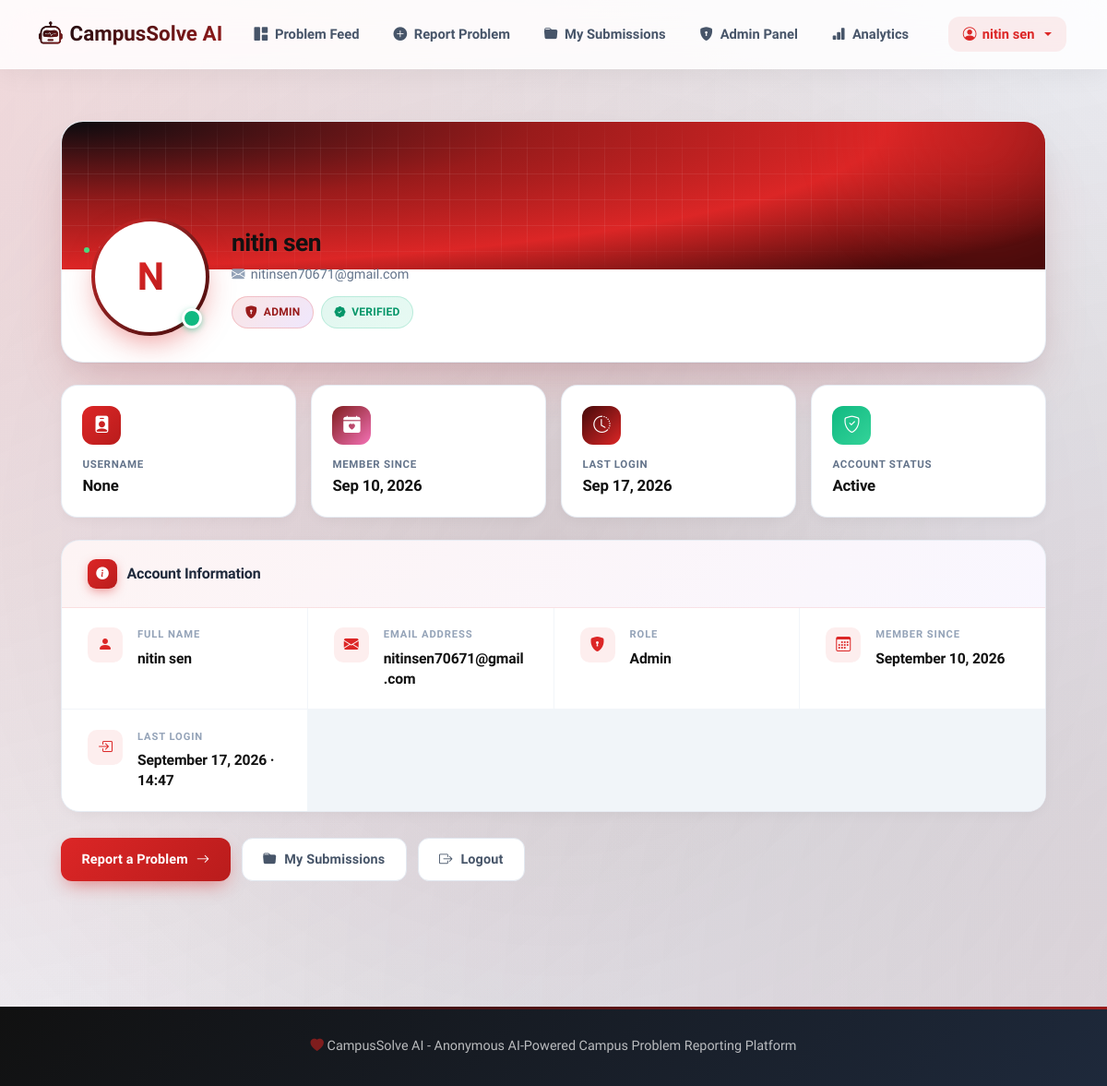
The page /accounts/profile/ (signed in) on the database as committed earlier.
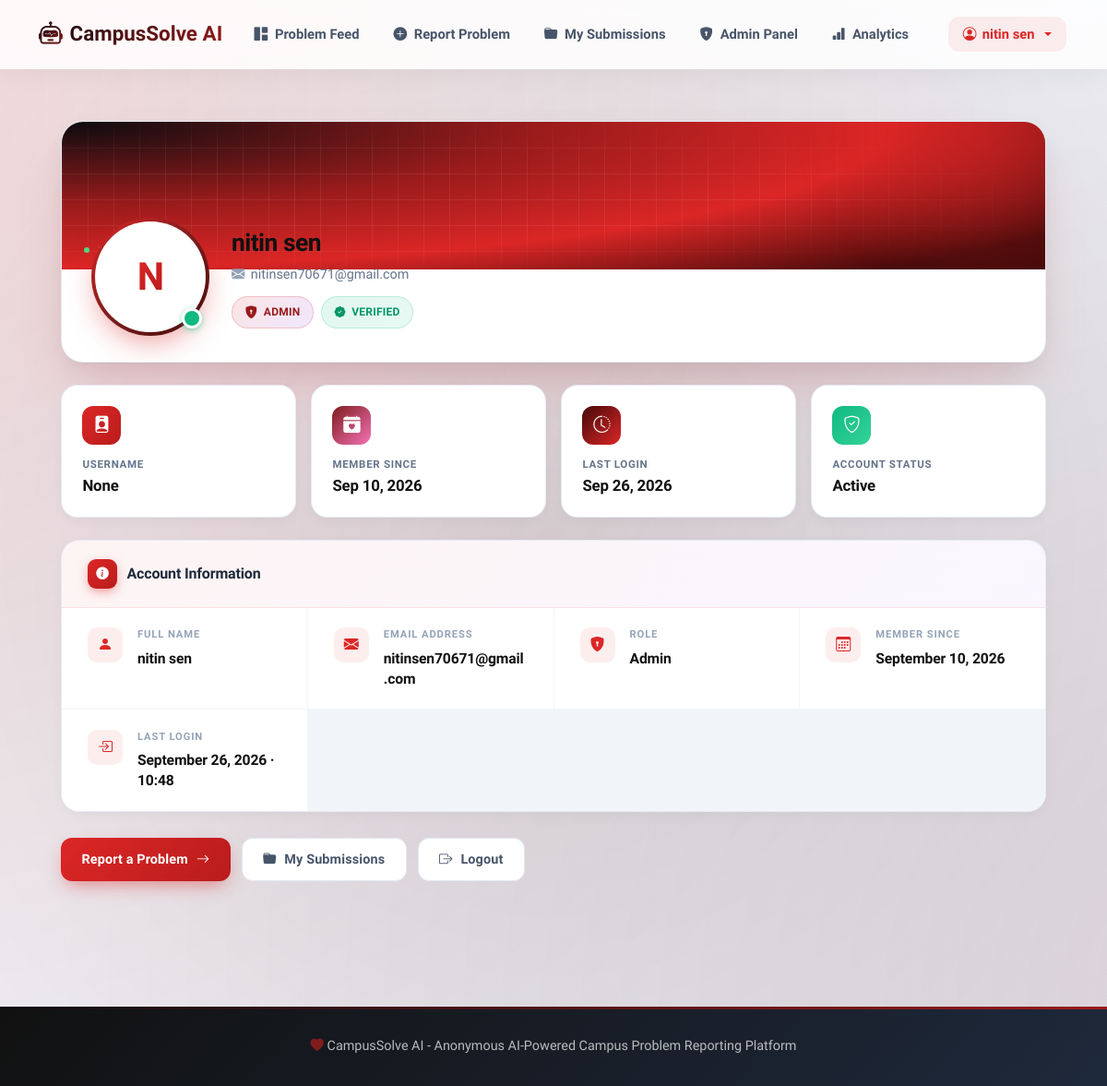
The same page on the database as committed later.
### accounts/models.py (models this page shows, shortened)
class User(AbstractUser):
    ROLE_CHOICES = (
        ('STUDENT', 'Student'),
        ('ADMIN', 'Admin'),
    )
    full_name = models.CharField(max_length=255)
    email = models.EmailField(unique=True)
    username = None
    role = models.CharField(max_length=20, choices=ROLE_CHOICES, default='STUDENT')
    created_at = models.DateTimeField(auto_now_add=True)
    USERNAME_FIELD = 'email'
    REQUIRED_FIELDS = ['full_name']
    objects = UserManager()

### accounts/views.py (the view)
# urls.py: path('profile/', views.profile_view, name='profile'),
@login_required
def profile_view(request):
    return render(request, 'accounts/profile.html')

### templates/accounts/profile.html (shortened to what this page needs)
{% extends 'base.html' %}
{% load static %}
{% block content %}
<div class="profile-shell">
    <div class="profile-hero">
        <div class="profile-cover">
            <div class="cover-pattern">
                <span class="dot"></span>
            </div>
        </div>
        <div class="profile-identity">
            <div class="avatar-wrap">
                <div class="avatar-ring">
                    <div class="avatar-inner">
                        <span class="avatar-initials">
                            {% if user.full_name %}
                                {{ user.full_name|slice:":1"|upper }}
                            {% else %}
                                {{ user.username|slice:":1"|upper }}
                            {% endif %}
                        </span>
                    </div>
                </div>
                <span class="avatar-status" title="Online"></span>
            </div>
            <div class="identity-text">
                <h1>
                    {% if user.full_name %}{{ user.full_name }}{% else %}{{ user.username }}{% endif %}
                </h1>
                <div class="email-line">
                    <i class="bi bi-envelope-fill"></i>
                    {{ user.email }}
                </div>
                <div class="role-chips">
                    <span class="chip chip-role">
                        <i class="bi bi-{% if user.role == 'ADMIN' %}shield-lock-fill{% elif user.role == 'STAFF' %}person-badge-fill{% else %}person-fill{% endif %}"></i>
                        {{ user.get_role_display|default:user.role }}
                    </span>
                    {% if user.is_active %}
                        <span class="chip chip-verified">
                            <i class="bi bi-patch-check-fill"></i>
                            Verified
                        </span>
                    {% endif %}
                </div>
            </div>
        </div>
    </div>
    <div class="stats-strip">
        <div class="stat-tile">
            <div class="tile-icon indigo">
                <i class="bi bi-person-badge-fill"></i>
            </div>
            <div class="tile-label">Username</div>
            <div class="tile-value">{{ user.username }}</div>
        </div>
        <div class="stat-tile">
            <div class="tile-icon pink">
                <i class="bi bi-calendar-heart-fill"></i>
            </div>
            <div class="tile-label">Member Since</div>
            <div class="tile-value">{{ user.created_at|date:"M d, Y"|default:"—" }}</div>
        </div>
        <div class="stat-tile">
            <div class="tile-icon cyan">
                <i class="bi bi-clock-history"></i>
            </div>
            <div class="tile-label">Last Login</div>
            <div class="tile-value">
                {% if user.last_login %}
                    {{ user.last_login|date:"M d, Y" }}
                {% else %}
                    First visit
                {% endif %}
            </div>
        </div>
        <div class="stat-tile">
            <div class="tile-icon green">
                <i class="bi bi-shield-check"></i>
            </div>
            <div class="tile-label">Account Status</div>
            <div class="tile-value">
                {% if user.is_active %}Active{% else %}Inactive{% endif %}
            </div>
        </div>
    </div>
    <div class="info-card">
        <div class="info-card-head">
            <span class="head-icon"><i class="bi bi-info-circle-fill"></i></span>
            <h2>Account Information</h2>
        </div>
        <div class="info-grid">
            <div class="info-item">
                <span class="ii-icon"><i class="bi bi-person-fill"></i></span>
                <div class="ii-body">
                    <div class="ii-label">Full Name</div>
                    <div class="ii-value">
                        {% if user.full_name %}{{ user.full_name }}{% else %}<span class="muted">Not set</span>{% endif %}
                    </div>
                </div>
            </div>
            <div class="info-item">
                <span class="ii-icon"><i class="bi bi-envelope-fill"></i></span>
                <div class="ii-body">
                    <div class="ii-label">Email Address</div>
                    <div class="ii-value">{{ user.email }}</div>
                </div>
            </div>
            <div class="info-item">
                <span class="ii-icon"><i class="bi bi-shield-lock-fill"></i></span>
                <div class="ii-body">
                    <div class="ii-label">Role</div>
                    <div class="ii-value">{{ user.get_role_display|default:user.role }}</div>
                </div>
            </div>
            <div class="info-item">
                <span class="ii-icon"><i class="bi bi-calendar3"></i></span>
                <div class="ii-body">
                    <div class="ii-label">Member Since</div>
                    <div class="ii-value">{{ user.created_at|date:"F d, Y"|default:"—" }}</div>
                </div>
            </div>
            {% if user.last_login %}
            <div class="info-item">
                <span class="ii-icon"><i class="bi bi-box-arrow-in-right"></i></span>
                <div class="ii-body">
                    <div class="ii-label">Last Login</div>
                    <div class="ii-value">{{ user.last_login|date:"F d, Y · H:i" }}</div>
                </div>
            </div>
            {% endif %}
        </div>
    </div>
    <div class="action-bar">
        <a href="{% url 'submit_problem' %}" class="btn-primary-pill">
            <span>Report a Problem</span>
            <i class="bi bi-arrow-right"></i>
        </a>
        <a href="{% url 'my_submissions' %}" class="btn-outline-pill">
            <i class="bi bi-folder-fill"></i>
            <span>My Submissions</span>
        </a>
        <a href="{% url 'logout' %}" class="btn-outline-pill">
            <i class="bi bi-box-arrow-right"></i>
            <span>Logout</span>
        </a>
    </div>
</div>
{% endblock %}

### templates/base.html (shortened to what this page needs)
{% load static %}
<!DOCTYPE html>
<html lang="en">
<head>
    <link href="https://cdn.jsdelivr.net/npm/bootstrap@5.3.2/dist/css/bootstrap.min.css" rel="stylesheet">
    <link href="https://cdn.jsdelivr.net/npm/bootstrap-icons@1.11.1/font/bootstrap-icons.css" rel="stylesheet">
</head>
<body>
    <nav class="navbar navbar-expand-lg" id="mainNavbar">
        <div class="container">
            <a class="navbar-brand" href="{% url 'problem_feed' %}">
                <i class="bi bi-robot"></i>
                <span>CampusSolve AI</span>
            </a>
            <div class="collapse navbar-collapse" id="navbarNav">
                <ul class="navbar-nav me-auto">
                    <li class="nav-item">
                        <a class="nav-link" href="{% url 'problem_feed' %}">
                            <i class="bi bi-grid-1x2-fill me-1"></i> Problem Feed
                        </a>
                    </li>
                    {% if user.is_authenticated %}
                        <li class="nav-item">
                            <a class="nav-link" href="{% url 'submit_problem' %}">
                                <i class="bi bi-plus-circle-fill me-1"></i> Report Problem
                            </a>
                        </li>
                        <li class="nav-item">
                            <a class="nav-link" href="{% url 'my_submissions' %}">
                                <i class="bi bi-folder-fill me-1"></i> My Submissions
                            </a>
                        </li>
                        {% if user.role == 'ADMIN' %}
                            <li class="nav-item">
                                <a class="nav-link" href="{% url 'admin_dashboard' %}">
                                    <i class="bi bi-shield-lock-fill me-1"></i> Admin Panel
                                </a>
                            </li>
                            <li class="nav-item">
                                <a class="nav-link" href="{% url 'analytics_dashboard' %}">
                                    <i class="bi bi-bar-chart-fill me-1"></i> Analytics
                                </a>
                            </li>
                        {% endif %}
                    {% endif %}
                </ul>
                <ul class="navbar-nav">
                    {% if user.is_authenticated %}
                        <li class="nav-item dropdown">
                            <a class="nav-link dropdown-toggle" href="#" data-bs-toggle="dropdown">
                                <i class="bi bi-person-circle"></i> {{ user.full_name }}
                            </a>
                        </li>
                    {% endif %}
                </ul>
            </div>
        </div>
    </nav>
    <main class="py-4">
        {% block content %}{% endblock %}
    </main>
    <footer>
        <div class="container">
            <div class="text-center footer-text">
                <i class="bi bi-heart-fill"></i> CampusSolve AI - Anonymous AI-Powered Campus Problem Reporting Platform
            </div>
        </div>
    </footer>
</body>
</html>

### templates/base.html (style rules this page uses)
:root { --primary: #dc2626; --primary-dark: #991b1b; --primary-light: #ef4444; --secondary: #7f1d1d; --accent: #450a0a; --success: #10b981; --warning: #f59e0b; --danger: #ef4444; --dark: #111111; --darker: #050505; --light: #f8fafc; --gray: #64748b; --gradient-1: linear-gradient(135deg, #0b0b0f 0%, #991b1b 100%); --gradient-2: linear-gradient(135deg, #450a0a 0%, #dc2626 100%); --gradient-3: linear-gradient(135deg, #111111 0%, #7f1d1d 100%); --gradient-4: linear-gradient(135deg, #7f1d1d 0%, #ef4444 100%); --gradient-5: linear-gradient(135deg, #991b1b 0%, #0b0b0f 100%); --shadow-sm: 0 1px 3px rgba(0,0,0,0.08); --shadow-md: 0 4px 15px rgba(0,0,0,0.1); --shadow-lg: 0 10px 40px rgba(0,0,0,0.15); --shadow-xl: 0 20px 60px rgba(0,0,0,0.2); }
* { margin: 0; padding: 0; box-sizing: border-box; }
body { font-family: 'Plus Jakarta Sans', -apple-system, BlinkMacSystemFont, sans-serif; background: linear-gradient(135deg, #f5f7fa 0%, #e8ecf3 100%); min-height: 100vh; color: #1e293b; overflow-x: hidden; position: relative; }
body::before { content: ''; position: fixed; top: -50%; left: -50%; width: 200%; height: 200%; background: radial-gradient(circle at 20% 30%, rgba(220, 38, 38, 0.15) 0%, transparent 50%), radial-gradient(circle at 80% 70%, rgba(127, 29, 29, 0.12) 0%, transparent 50%), radial-gradient(circle at 50% 50%, rgba(11, 11, 15, 0.1) 0%, transparent 50%); animation: bgFloat 20s ease-in-out infinite; z-index: -1; pointer-events: none; }
.navbar { background: rgba(255, 255, 255, 0.85) !important; backdrop-filter: blur(20px) saturate(180%); -webkit-backdrop-filter: blur(20px) saturate(180%); border-bottom: 1px solid rgba(255, 255, 255, 0.3); box-shadow: 0 4px 30px rgba(0, 0, 0, 0.06); padding: 0.8rem 0; transition: all 0.4s cubic-bezier(0.4, 0, 0.2, 1); position: sticky; top: 0; z-index: 1000; }
.navbar-brand { font-weight: 800; font-size: 1.4rem; background: var(--gradient-1); -webkit-background-clip: text; -webkit-text-fill-color: transparent; background-clip: text; display: flex; align-items: center; gap: 0.5rem; transition: all 0.3s ease; position: relative; }
.navbar-brand i { background: var(--gradient-1); -webkit-background-clip: text; -webkit-text-fill-color: transparent; font-size: 1.6rem; animation: robotPulse 3s ease-in-out infinite; }
.nav-link { font-weight: 600; font-size: 0.92rem; color: #475569 !important; padding: 0.5rem 1rem !important; border-radius: 10px; transition: all 0.3s cubic-bezier(0.4, 0, 0.2, 1); position: relative; margin: 0 0.15rem; }
.nav-link::before { content: ''; position: absolute; bottom: 0; left: 50%; width: 0; height: 3px; background: var(--gradient-1); border-radius: 3px; transition: all 0.3s ease; transform: translateX(-50%); }
.dropdown-toggle { display: flex; align-items: center; gap: 0.4rem; background: rgba(220, 38, 38, 0.08); padding: 0.5rem 1rem !important; border-radius: 12px !important; font-weight: 600; color: var(--primary) !important; }
.dropdown-toggle::after { border-top-color: var(--primary); }
main { min-height: calc(100vh - 200px); animation: fadeInUp 0.6s cubic-bezier(0.4, 0, 0.2, 1); }
footer { background: linear-gradient(135deg, #111111 0%, #1e293b 100%); color: rgba(255, 255, 255, 0.7); margin-top: 4rem; padding: 2rem 0; position: relative; overflow: hidden; }
footer::before { content: ''; position: absolute; top: 0; left: 0; right: 0; height: 3px; background: var(--gradient-1); }
footer .footer-text { font-weight: 500; font-size: 0.9rem; position: relative; z-index: 1; }
footer .footer-text i { color: var(--secondary); animation: heartBeat 1.5s ease-in-out infinite; display: inline-block; }

Rows that differ between the two databases and show on the page:
changed User "nitin sen": last_login "Sep 17, 2026" → "Sep 26, 2026"; last_login "September 17, 2026 · 14:47" → "September 26, 2026 · 10:48"
